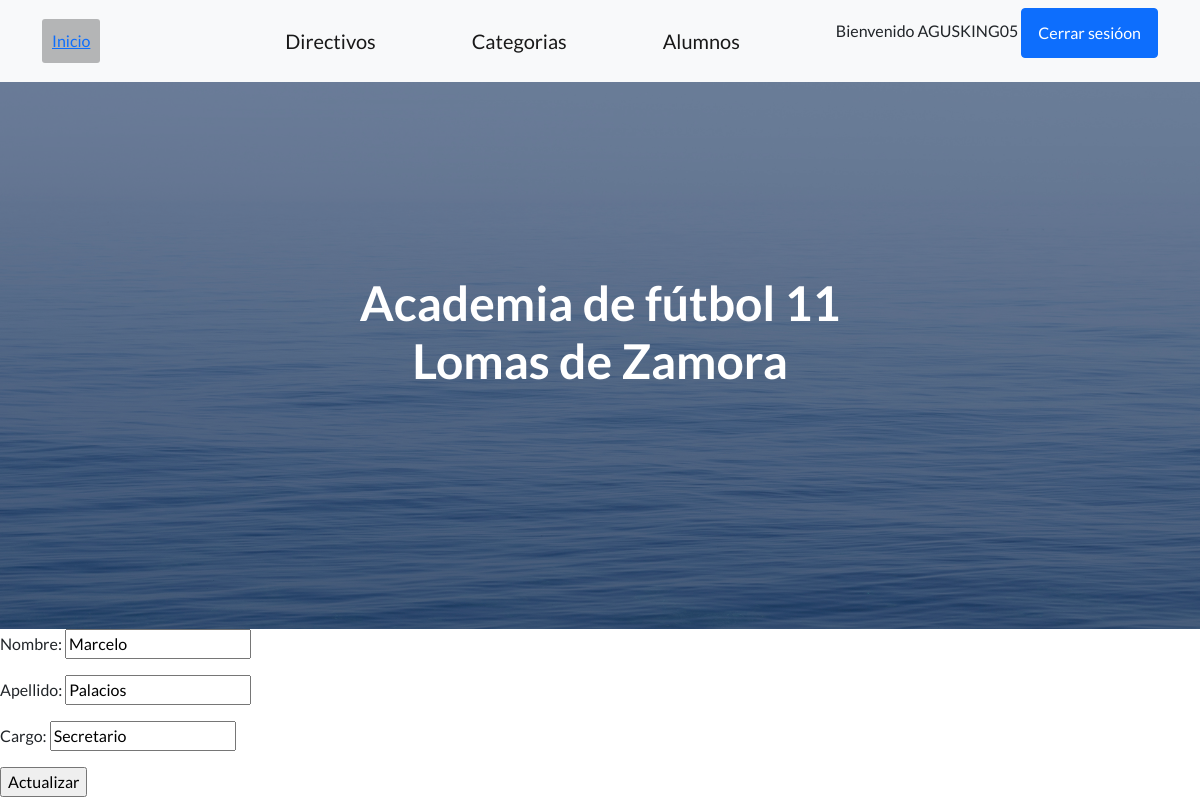
The app's page /academiadefutbol/edita-directivo/3 (signed in) with its own data.
### home/models.py (models this page shows, shortened)
class Directivo(models.Model):
    nombre= models.CharField(max_length= 24)
    apellido= models.CharField(max_length= 24)
    cargo= models.CharField(max_length= 24)

### home/views.py (the view)
# urls.py: path('edita-directivo/<int:id>', editar_directivo, name="EditarDirectivo"),
@staff_member_required(login_url="/academiadefutbol/login")
def editar_directivo(request, id):
   directivo=Directivo.objects.get(id=id)
   if request.method == 'POST':
      mi_formulario= DirectivoFormulario(request.POST)
      print(mi_formulario)
      if mi_formulario.is_valid():
         data= mi_formulario.cleaned_data
         directivo.nombre=data["nombre"]
         directivo.apellido=data["apellido"]
         directivo.cargo=data["cargo"]
         directivo.save()
         return redirect('Directivos')
   else:
      mi_formulario= DirectivoFormulario(initial={
         "nombre": directivo.nombre,
         "apellido": directivo.apellido,
         "cargo": directivo.cargo,
      })
   return render(request, 'editardirectivo.html', {'mi_formulario': mi_formulario, "id": directivo.id})

### home/forms.py
class DirectivoFormulario(forms.Form):
    nombre= forms.CharField(max_length=24)
    apellido= forms.CharField(max_length=24)
    cargo= forms.CharField(max_length=24)

### home/templates/editardirectivo.html
{% extends 'profes.html' %}
{% load static %}
{% block contenidoQueCambia %}
    <form action="{% url 'EditarDirectivo' id %}" method="POST">{% csrf_token %}
        {{ mi_formulario.as_p }}
        <input type="submit" value="Actualizar">
    </form>
{% endblock contenidoQueCambia %}

### home/templates/profes.html (shortened to what this page needs)
<!DOCTYPE html>
<html lang="en">
    <head>
        {% load static %}
        <link href="https://cdn.jsdelivr.net/npm/bootstrap-icons@1.5.0/font/bootstrap-icons.css" rel="stylesheet" type="text/css" />
        <link href="{% static 'css/styles.css' %}" rel="stylesheet" />
        <link href="{% static 'css/mis_estilos.css' %}" rel="stylesheet" />
    </head>
    <body>
        <nav class="navbar navbar-light bg-light static-top">
            <div class="container">
                <a class="navbar-brand1" href="{% url 'Inicio' %}">Inicio</a>
                <a class="navbar-brand" href="{% url 'Directivos' %}">Directivos</a>
                <a class="navbar-brand" href="{% url 'Categorias' %}">Categorias</a>
                <a class="navbar-brand" href="{% url 'Alumnos' %}">Alumnos</a>
                {% if user.is_authenticated %}
                    <p>Bienvenido {{user.username}}
                    <a class="btn btn-primary" href="{% url 'CerrarSesion' %}">Cerrar sesióon</a>
                {% else %}
                    <a class="btn btn-primary" href="{% url 'Login' %}">Iniciar sesión</a>
                {% endif %}
            </div>
        </nav>
        <header class="masthead">
            <div class="container position-relative">
                <div class="row justify-content-center">
                    <div class="col-xl-6">
                        <div class="text-center text-white">
                            <h1 class="mb-5">Academia de fútbol 11 Lomas de Zamora</h1>
                        </div>
                    </div>
                </div>
            </div>
        </header>
        {% block contenidoQueCambia %}
        {% endblock contenidoQueCambia %}
    </body>
</html>

### home/static/css/mis_estilos.css (style rules this page uses)
.navbar-brand1 { margin-right: 105px; background-color: rgba(88, 88, 88, 0.425); padding: 10px; border-radius: 3px; }

### records on screen
Directivo: nombre "Marcelo", apellido "Palacios", cargo "Secretario"

### other values on screen
{{ user.username }} "AGUSKING05"
